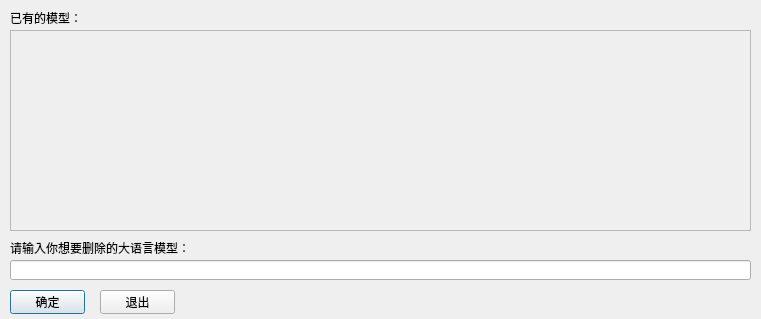
<?xml version="1.0" encoding="UTF-8"?>
<ui version="4.0">
 <class>DialogForRemoveLLMs</class>
 <widget class="QDialog" name="DialogForRemoveLLMs">
  <property name="geometry">
   <rect>
    <x>0</x>
    <y>0</y>
    <width>761</width>
    <height>319</height>
   </rect>
  </property>
  <property name="windowTitle">
   <string>Dialog</string>
  </property>
  <widget class="QTextEdit" name="textEdit">
   <property name="enabled">
    <bool>false</bool>
   </property>
   <property name="geometry">
    <rect>
     <x>10</x>
     <y>30</y>
     <width>741</width>
     <height>201</height>
    </rect>
   </property>
  </widget>
  <widget class="QLabel" name="label">
   <property name="geometry">
    <rect>
     <x>10</x>
     <y>10</y>
     <width>81</width>
     <height>16</height>
    </rect>
   </property>
   <property name="text">
    <string>已有的模型：</string>
   </property>
  </widget>
  <widget class="QLabel" name="label_2">
   <property name="geometry">
    <rect>
     <x>10</x>
     <y>240</y>
     <width>181</width>
     <height>16</height>
    </rect>
   </property>
   <property name="text">
    <string>请输入你想要删除的大语言模型：</string>
   </property>
  </widget>
  <widget class="QLineEdit" name="lineEdit">
   <property name="geometry">
    <rect>
     <x>10</x>
     <y>260</y>
     <width>741</width>
     <height>20</height>
    </rect>
   </property>
  </widget>
  <widget class="QPushButton" name="pushButton">
   <property name="geometry">
    <rect>
     <x>10</x>
     <y>290</y>
     <width>75</width>
     <height>24</height>
    </rect>
   </property>
   <property name="text">
    <string>确定</string>
   </property>
  </widget>
  <widget class="QPushButton" name="pushButton_2">
   <property name="geometry">
    <rect>
     <x>100</x>
     <y>290</y>
     <width>75</width>
     <height>24</height>
    </rect>
   </property>
   <property name="text">
    <string>退出</string>
   </property>
  </widget>
 </widget>
 <resources/>
 <connections/>
</ui>
